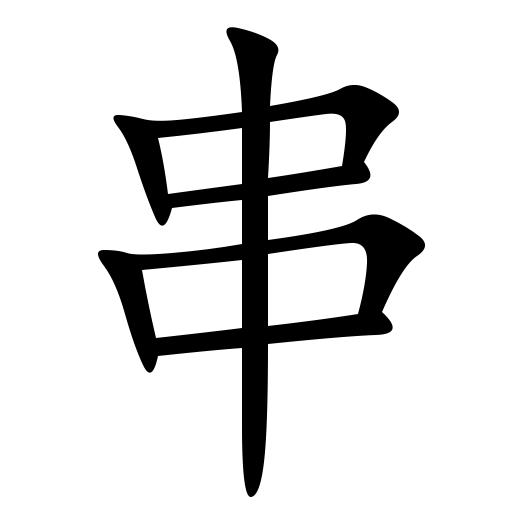
#> input picture 0034串.jpg, 512 x 512 px
$ python test.py   (older library calls are emulated)
#> lines starting #> are read from the running program, lines starting #| are printed output that depends on the picture; after the words box and inside, x2 and y2 are one past the last pixel; in counts of white or black regions, pixels touching at a corner belong together
### utils/Functions.py
import cv2
import math
import numpy as np
from math import sin, cos, sqrt
from skimage.measure import compare_ssim as ssim
from skimage.morphology import skeletonize
from PyQt5.QtCore import *
from PyQt5.QtGui import *
from PyQt5.QtWidgets import *


# [241 lines left out: functions removeShortBranchesOfSkeleton, getPointsOnSkeletonSegmentation, erasePointsOfSkeleton, resizeImages, addMinBoundingBox, getSingleMaxBoundingBoxOfImage, not called in this run]


def getAllMiniBoundingBoxesOfImage(image):
    """
    Get all minimizing bounding boxes in the grayscale image of character. In order to select independented no-connected
    region of character.
    :param image: grayscale image of character.
    :return: list of bounding boxes of character.
    """
    boxes = []
    if image is None:
        return boxes

    HEIGHT = image.shape[0]
    WIDTH = image.shape[1]

    # moments
    im2, contours, hierarchy = cv2.findContours(image, 1, 2)
    for i in range(len(contours)):
        x, y, w, h = cv2.boundingRect(contours[i])

        if w > 0.95 * WIDTH and h > 0.95 * HEIGHT:
            continue
        boxes.append((x, y, w, h))

    return boxes


# [546 lines left out: functions getRotatedMinimumBoundingBox, coverTwoImages, shiftImageWithMaxCoverageArea, shiftImageWithMaxCR, getCenterOfGravity, calculateCoverageRate and 16 more, not called in this run]


def getContourOfImage(image, minVal=100, maxVal=200):
    """
    Get the contour of grayscale image of character by using the Canny Edge Detection algorithm.
    :param image: grayscale image of character.
    :param minVal: minimizing value of Hysteresis thresholding.
    :param maxVal: maximizing value of Hysteresis thresholding.
    :return: grayscale image of edge.
    """
    if image is None:
        return None
    # invert the color (background is black)
    image = 255 - image

    # use the Canny algorithm
    edge = cv2.Canny(image, minVal, maxVal)

    # invert the color of the edge image (black contour)
    edge = 255 - edge

    # use skeleton alogrpthm to get 1-pixel width
    edge = getSkeletonOfImage(edge)

    return edge


def getSkeletonOfImage(image):
    """
    Get skeleton of grayscale image.
    :param image:
    :return:
    """
    if image is None:
        return
    img_bit = image != 255
    skeleton = skeletonize(img_bit)
    skeleton = (1 - skeleton) * 255
    skeleton = np.array(skeleton, dtype=np.uint8)
    return skeleton


def removeBreakPointsOfContour(contour):
    """
    Remove the break points of contour to keep the contour close.
    :param contour:
    :return:
    """
    if contour is None:
        return
    # find all break points
    break_points = []
    for y in range(1, contour.shape[0] - 1):
        for x in range(1, contour.shape[1] - 1):
            if contour[y][x] == 0.0:
                num_ = getNumberOfValidPixels(contour, x, y)
                if num_ == 1:
                    # break points
                    break_points.append((x, y))
    print("break points num: %d" % len(break_points))
    if len(break_points) == 0:
        return contour

    bp_label = []
    for id in range(len(break_points)):
        bp_label.append(0.0)

    # remove the break points pair
    for id in range(len(break_points)):
        if bp_label[id] == 1.:
            continue
        if bp_label[id] == 0.0:
            bp_label[id] = 1.
        max_dist = 100000.
        start_point = break_points[id]
        next_point = None
        next_id = 0
        for idx in range(id + 1, len(break_points)):
            if bp_label[idx] == 1.:
                continue
            dist_ = math.sqrt(
                (start_point[0] - break_points[idx][0]) ** 2 + (start_point[1] - break_points[idx][1]) ** 2)
            if dist_ < max_dist:
                max_dist = dist_
                next_point = (break_points[idx][0], break_points[idx][1])
                next_id = idx
        if next_point is None:
            continue
        else:
            contour = cv2.line(contour, start_point, next_point, color=0, thickness=1)
            bp_label[next_id] = 1.

    return contour


# def getSkeletonOfImage(image, shape=cv2.MORPH_CROSS, kernel=(3, 3)):
#     """
#     Get the skeletion of grayscale image of character.
#     :param image: grayscale image of character.
#     :param shape: element shape that could be one of the following: MORPH_RECT, MORPH_ELLIPSE, MORPH_CROSS, and
#         CV_SHAPE_CUSTOM.
#     :param kernel: size of the structuring element.
#     :return: the skeleton grayscale image of character.
#     """
#     if image is None:
#         return None
#
#     # original image invert color
#     image = 255 - image
#
#     # skeleton
#     skel = np.zeros(image.shape, np.uint8)
#     size = np.size(image)
#
#     element = cv2.getStructuringElement(shape, kernel)
#     done = False
#
#     while (not done):
#         eroded = cv2.erode(image, element)
#         temp = cv2.dilate(eroded, element)
#         temp = cv2.subtract(image, temp)
#         skel = cv2.bitwise_or(skel, temp)
#         image = eroded.copy()
#
#         zeros = size - cv2.countNonZero(image)
#         if zeros == size:
#             done = True
#     # invert the color of skeleton image
#     skel = 255 - skel
#     return skel


def getNumberOfValidPixels(image, x, y):
    """
    Get the number of valid pixels of the 8-neighbours of (x, y)
    :param image: grayscale image of character
    :param x: x value of Point (x, y)
    :param y: y value of Point (x, y)
    :return: the number of valid pixels of the 8-neighbours of (x, y)
    """
    valid_num = 0

    # X2 point
    if image[y - 1][x] == 0.0:
        valid_num += 1

    # X3 point
    if image[y - 1][x + 1] == 0.0:
        valid_num += 1

    # X4 point
    if image[y][x + 1] == 0.0:
        valid_num += 1

    # X5 point
    if image[y + 1][x + 1] == 0.0:
        valid_num += 1

    # X6 point
    if image[y + 1][x] == 0.0:
        valid_num += 1

    # X7 point
    if image[y + 1][x - 1] == 0.0:
        valid_num += 1

    # X8 point
    if image[y][x - 1] == 0.0:
        valid_num += 1

    # X9 point
    if image[y - 1][x - 1] == 0.0:
        valid_num += 1

    return valid_num


def getEndPointsOfSkeletonLine(image):
    """
    Obtain the end points of skeleton line, suppose the image is the skeleton image(white background and black
    skeleton line).
    :param image: the skeleton grayscale image of character
    :return: the end points of skeleton line
    """
    end_points = []
    if image is None:
        return end_points

    # find the end points which number == 1
    for y in range(1, image.shape[0] - 1):
        for x in range(1, image.shape[1] - 1):
            if image[y][x] == 0.0:
                # black points number
                black_num = getNumberOfValidPixels(image, x, y)
                # end points
                if black_num == 1:
                    end_points.append((x, y))
    return end_points


# [22 lines left out: function getCrossAreaPointsOfSkeletionLine, not called in this run]


def getCrossPointsOfSkeletonLine(image, threshold=10):
    """
    Get the cross points of skeleton line.
    :param image: the skeleton grayscale image of character.
    :return: cross points of skeleton line of character.
    """
    cross_points = []
    cross_points_merged = []
    used_index = []
    if image is None:
        return cross_points
    # find cross points
    for y in range(1, image.shape[0] - 1):
        for x in range(1, image.shape[1] - 1):
            if image[y][x] == 0.0:
                # black points
                black_num = getNumberOfValidPixels(image, x, y)

                # cross points
                if black_num >= 3:
                    cross_points.append((x, y))
    # maintain only one point of several closed cross points
    for i in range(len(cross_points)):
        if i in used_index:
            continue
        curr_pt = cross_points[i]
        closed_pt = curr_pt
        for j in range(len(cross_points)):
            if i == j:
                continue
            dist = math.sqrt((curr_pt[0] - cross_points[j][0])**2 + (curr_pt[1]-cross_points[j][1])**2)
            if dist < threshold:
                closed_pt = cross_points[j]
                used_index.append(j)

        if curr_pt == closed_pt:
            cross_points_merged.append(curr_pt)
            used_index.append(i)
        else:
            cross_points_merged.append(closed_pt)


    # # remove the extra cross points and maintain the single cross point of several close points
    # for (x, y) in cross_points:
    #     black_num = 0
    #     # P2
    #     if image[y - 1][x] == 0.0 and (x, y - 1) in cross_points:
    #         black_num += 1
    #     # P4
    #     if image[y][x + 1] == 0.0 and (x + 1, y) in cross_points:
    #         black_num += 1
    #     # P6
    #     if image[y + 1][x] == 0.0 and (x, y + 1) in cross_points:
    #         black_num += 1
    #     # P8
    #     if image[y][x - 1] == 0.0 and (x - 1, y) in cross_points:
    #         black_num += 1
    #
    #     if black_num == 2 or black_num == 3 or black_num == 4:
    #         # print(black_num)
    #         cross_points_no_extra.append((x, y))
    #
    #     if (x, y) in cross_points and (x, y - 1) not in cross_points and (x + 1, y - 1) not in cross_points and (
    #     x + 1, y) not in \
    #             cross_points and (x + 1, y + 1) not in cross_points and (x, y + 1) not in cross_points and (
    #     x - 1, y + 1) not in \
    #             cross_points and (x - 1, y) not in cross_points and (x - 1, y - 1) not in cross_points:
    #         cross_points_no_extra.append((x, y))

    return cross_points_merged


# [392 lines left out: functions removeExtraBranchesOfSkeleton, removeBranchOfSkeletonLine, getPointsOfExtraBranchOfSkeletonLine, sortPointsOnContourOfImage, cubic_bezier_sum, draw_cubic_bezier and 3 more, not called in this run]


def reparameterize(bezier, points, parameters):
    return [newtonRaphsonRootFind(bezier, point, u) for point, u in zip(points, parameters)]


# [47 lines left out: functions newtonRaphsonRootFind, chordLengthParameterize, computeMaxError, not called in this run]


def normalize(v):
    return v / np.linalg.norm(v)


# evaluates cubic bezier at t, return point
def q(ctrlPoly, t):
    return (1.0 - t) ** 3 * ctrlPoly[0] + 3 * (1.0 - t) ** 2 * t * ctrlPoly[1] + 3 * (1.0 - t) * t ** 2 * ctrlPoly[
        2] + t ** 3 * ctrlPoly[3]


# evaluates cubic bezier first derivative at t, return point
def qprime(ctrlPoly, t):
    return 3 * (1.0 - t) ** 2 * (ctrlPoly[1] - ctrlPoly[0]) + 6 * (1.0 - t) * t * (
                ctrlPoly[2] - ctrlPoly[1]) + 3 * t ** 2 * (ctrlPoly[3] - ctrlPoly[2])


# evaluates cubic bezier second derivative at t, return point
def qprimeprime(ctrlPoly, t):
    return 6 * (1.0 - t) * (ctrlPoly[2] - 2 * ctrlPoly[1] + ctrlPoly[0]) + 6 * (t) * (
                ctrlPoly[3] - 2 * ctrlPoly[2] + ctrlPoly[1])


# [184 lines left out: functions getCenterOfRectangles, combineRectangles, rgb2qimage, addBackgroundImage, image_segment_with_net, createBackgound, not called in this run]


def min_distance_point2pointlist(point, points):
    min_dist = 1000000000
    if point is None or points is None:
        return min_dist
    for pt in points:
        dist = math.sqrt((point[0] - pt[0]) ** 2 + (point[1] - pt[1]) ** 2)
        if dist < min_dist:
            min_dist = dist
    return min_dist


# segment contour to sub-contours based on the corner points
# [25 lines left out: function segmentContourBasedOnCornerPoints, not called in this run]


def createBlankGrayscaleImage(image):
    """
    Create blank grayscale image based on the reference image shape.
    :param image:
    :return:
    """
    if image is None:
        return
    img = np.ones_like(image) * 255
    img = np.array(img, dtype=np.uint8)

    return img


# [356 lines left out: functions createBlankRGBImage, merge_corner_lines_to_point, getLinePoints, getBreakPointsFromContour, merge_corner_lines_to_point, getCropLines and 3 more, not called in this run]


def getCornersPoints(grayscale, contour_img, blockSize=3, ksize=3, k=0.04):
    """
    Get corners points
    :param grayscale:
    :param contour_img:
    :return:
    """
    corners_points = []

    if grayscale is None or contour_img is None:
        return corners_points

    # corner area points
    corner_img = np.float32(grayscale)
    dst = cv2.cornerHarris(corner_img, blockSize, ksize, k)
    dst = cv2.dilate(dst, None)

    corners_area_points = []
    for y in range(dst.shape[0]):
        for x in range(dst.shape[1]):
            if dst[y][x] > 0.1 * dst.max():
                corners_area_points.append((x, y))

    corners_img = createBlankGrayscaleImage(grayscale)
    for pt in corners_area_points:
        corners_img[pt[1]][pt[0]] = 0.0

    rectangles = getAllMiniBoundingBoxesOfImage(corners_img)

    corners_area_center_points = []
    for rect in rectangles:
        corners_area_center_points.append((rect[0] + int(rect[2] / 2.), rect[1] + int(rect[3] / 2.)))

    for pt in corners_area_center_points:
        if contour_img[pt[1]][pt[0]] == 0.0:
            corners_points.append(pt)
        else:
            min_dist = 100000
            min_x = min_y = 0
            for y in range(contour_img.shape[0]):
                for x in range(contour_img.shape[1]):
                    cpt = contour_img[y][x]
                    if cpt == 0.0:
                        dist = math.sqrt((x - pt[0]) ** 2 + (y - pt[1]) ** 2)
                        if dist < min_dist:
                            min_dist = dist
                            min_x = x
                            min_y = y
            # points on contour
            corners_points.append((min_x, min_y))
    return corners_points


def getContourImage(grayscale):
    """
    Get contour image from grayscale image.
    :param grayscale:
    :return:
    """
    if grayscale is None:
        return None
    contour_img = getContourOfImage(grayscale)
    contour_img = getSkeletonOfImage(contour_img)
    contour_img = removeBreakPointsOfContour(contour_img)
    contour_img = np.array(contour_img, dtype=np.uint8)
    return contour_img


def getValidCornersPoints(corners_all_points, cross_points, end_points, distance_threshold=20):
    """
    Get valid corners points based on the distance of cross points and end_points
    :param corners_all_points:
    :param cross_points:
    :param end_points:
    :param distance_threshold:
    :return:
    """
    corners_points = []
    if corners_all_points is None or cross_points is None or len(cross_points) == 0:
        return corners_points

    for pt in corners_all_points:
        dist_cross = min_distance_point2pointlist(pt, cross_points)
        dist_end = min_distance_point2pointlist(pt, end_points)
        if dist_cross < distance_threshold and dist_end > distance_threshold / 4.:
            # if dist_cross < distance_threshold:
            corners_points.append(pt)

    return corners_points


# [195 lines left out: functions getDistanceBetweenPointAndComponent, isIndependentCropLines, mergeBkAndComponent, isValidComponent, getDistancePointToRegion, separateImageWithJiuGongGrid and 2 more, not called in this run]

### test.py
# [117 lines of commented-out code are left out]
import cv2
import numpy as np

from utils.Functions import getCornersPoints, getContourImage, getSkeletonOfImage, removeExtraBranchesOfSkeleton, \
                            getEndPointsOfSkeletonLine, getCrossPointsOfSkeletonLine, getValidCornersPoints

path = "0034串.jpg"


img = cv2.imread(path, 0)
#> img is the input picture: shape (512, 512); min 0, max 255, mean 218
img_rgb = cv2.cvtColor(img, cv2.COLOR_GRAY2RGB)

contour_img = getContourImage(img)
#> in getContourOfImage, `image = 255 - image`:
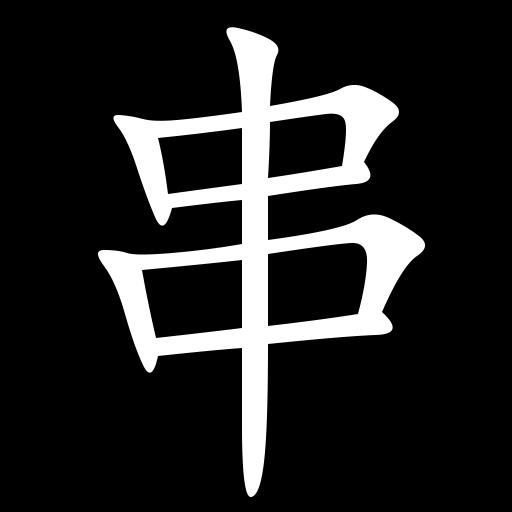
#> image: shape (512, 512); min 0, max 255, mean 37
#> in getContourOfImage, `edge = cv2.Canny(image, minVal, maxVal)`:
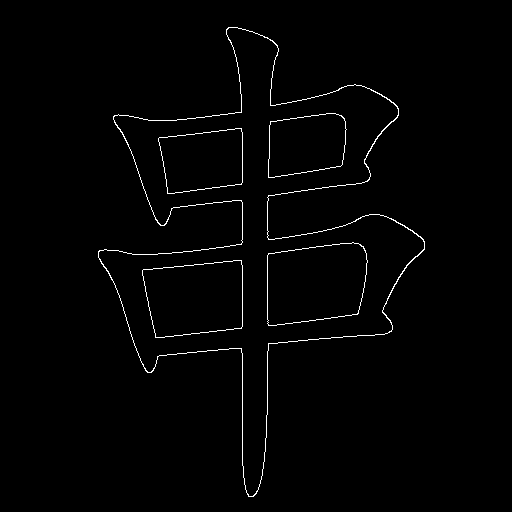
#> edge: shape (512, 512); 1.3% white in thin lines or dots, all inside (x1, y1, x2, y2) = (98, 27, 425, 497)
#> in getSkeletonOfImage, `skeleton = skeletonize(img_bit)`:
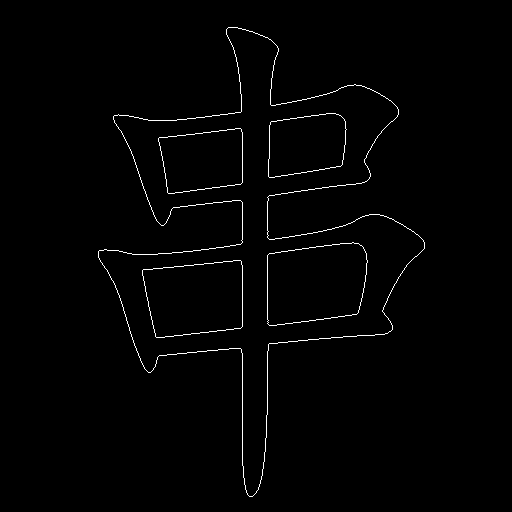
#> skeleton: shape (512, 512) bool; 1.2% white in thin lines or dots, all inside (x1, y1, x2, y2) = (98, 27, 425, 497)
#> after the loop in removeBreakPointsOfContour, `for y in range(1, contour.shape[0] - 1):`: break_points = []
#| break points num: 0

corner_img = np.float32(img)
dst = cv2.cornerHarris(corner_img, 3, 3, 0.04)
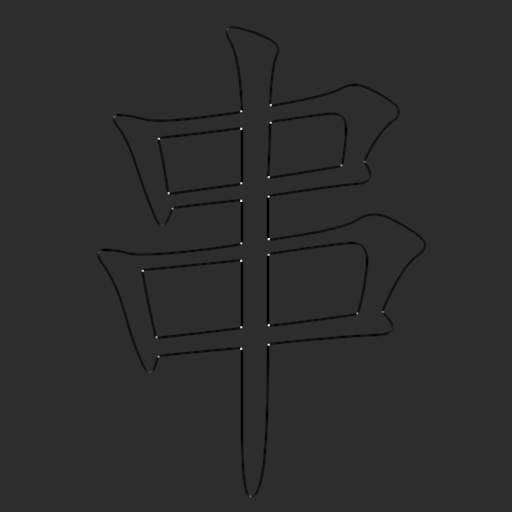
#> dst: shape (512, 512) float32; min -75170048, max 345313728, mean -1352952.9; drawn with min black and max white
dst = cv2.dilate(dst, None)

_, img = cv2.threshold(img, 200, 255, cv2.THRESH_BINARY)
#> img: shape (512, 512); 85.2% white; 1 black region, box (x1, y1, x2, y2) and area: (98, 27, 425, 497) 38813

skeleton_img = getSkeletonOfImage(img)
#> in getSkeletonOfImage (call 3), `skeleton = skeletonize(img_bit)`:
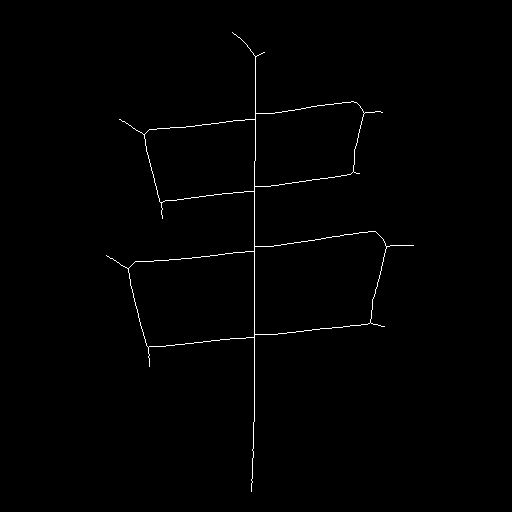
#> skeleton: shape (512, 512) bool; 0.68% white in thin lines or dots, all inside (x1, y1, x2, y2) = (106, 32, 414, 492)
# skeleton_img = removeExtraBranchesOfSkeleton(skeleton_img)
end_points = getEndPointsOfSkeletonLine(skeleton_img)  # end points
#> after the loop in getEndPointsOfSkeletonLine, `for y in range(1, image.shape[0] - 1):`: end_points = [(232, 32), (264, 52), (382, 112), (119, 119), (359, 173), (162, 218), (413, 245), (106, 255), (384, 326), (149, 366), (251, 491)]
cross_points = getCrossPointsOfSkeletonLine(skeleton_img)  # crois
#> after the loop in getCrossPointsOfSkeletonLine, `for y in range(1, image.shape[0] - 1):`: cross_points = 52 pairs, first value 127 to 387, second value 56 to 347
#> the loop in getCrossPointsOfSkeletonLine, `for i in range(len(cross_points)):` made 52 passes
#> after the loop in getCrossPointsOfSkeletonLine, `for i in range(len(cross_points)):`: cross_points_merged = [(255, 57), (255, 120), (364, 113), (144, 135), (353, 171), (254, 192), (161, 203), (254, 252), (386, 247), (128, 269), (370, 322), (254, 338), (148, 347)]; used_index = 43 values, max 51 at index 42, min 1 at index 0, mean 26.28
#> cross_points has the same summary as cross_points_merged in getCrossPointsOfSkeletonLine

corners_area_points = []
for y in range(dst.shape[0]):
    for x in range(dst.shape[1]):
        if dst[y][x] > 0.1 * dst.max():
            corners_area_points.append((x, y))


for pt in corners_area_points:
    img_rgb[pt[1]][pt[0]] = (0, 0, 255)

corner_points = getCornersPoints(img, contour_img, 3, 3, 0.04)
#> in getCornersPoints, `corners_img = createBlankGrayscaleImage(grayscale)`: corners_img: shape (512, 512); every value is 255
#> after the loop in getCornersPoints, `for pt in corners_area_points:`:
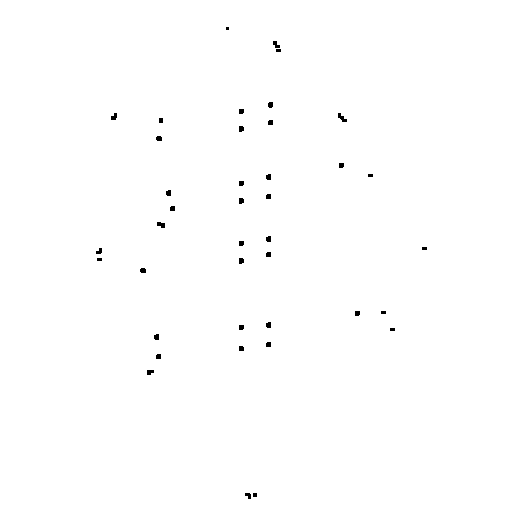
#> corners_img: shape (512, 512); 99.6% white; 40 black regions (8 under 20 px)
#> in getAllMiniBoundingBoxesOfImage, `im2, contours, hierarchy = cv2.findContours(image, 1, 2)`: contours = 41 contours, 1 with area under 20; largest, box (x1, y1, x2, y2) and area: (0, 0, 512, 512) 261121, (337, 112, 348, 123) 56, (156, 221, 166, 229) 48, (272, 40, 281, 49) 43, (110, 112, 118, 121) 42
#> the loop in getAllMiniBoundingBoxesOfImage, `for i in range(len(contours)):` made 41 passes
#> (x, y, w, h) on passes 1 to 12: (252, 492, 6, 6), (244, 492, 8, 8), (146, 369, 9, 7), (155, 353, 7, 7), (238, 345, 7, 7), (265, 341, 7, 7), (153, 333, 7, 8), (389, 327, 7, 5), (238, 324, 7, 7), (265, 321, 7, 8), (380, 310, 7, 5), (354, 310, 7, 7)
#> the loop in getCornersPoints, `for rect in rectangles:` made 40 passes
#> the loop in getCornersPoints, `for pt in corners_area_center_points:` made 40 passes
#> pt on passes 1 to 12: (255, 495), (248, 496), (150, 372), (158, 356), (241, 348), (268, 344), (156, 337), (392, 329), (241, 327), (268, 325), (383, 312), (357, 313)
corner_points = getValidCornersPoints(corner_points, cross_points, end_points, distance_threshold=45)
#> the loop in getValidCornersPoints, `for pt in corners_all_points:` made 40 passes
#> pt on passes 1 to 12: (254, 494), (248, 495), (150, 372), (158, 356), (240, 348), (268, 344), (156, 337), (392, 329), (241, 327), (268, 324), (383, 312), (357, 313)
print("corner point num: %d" % len(corner_points))
#| corner point num: 30

for pt in corner_points:
    img_rgb[pt[1]][pt[0]] = (0, 255, 0)
#> this loop made 30 passes
#> pt on passes 1 to 12: (158, 356), (240, 348), (268, 344), (156, 337), (241, 327), (268, 324), (383, 312), (357, 313), (143, 269), (241, 261), (268, 254), (424, 248)
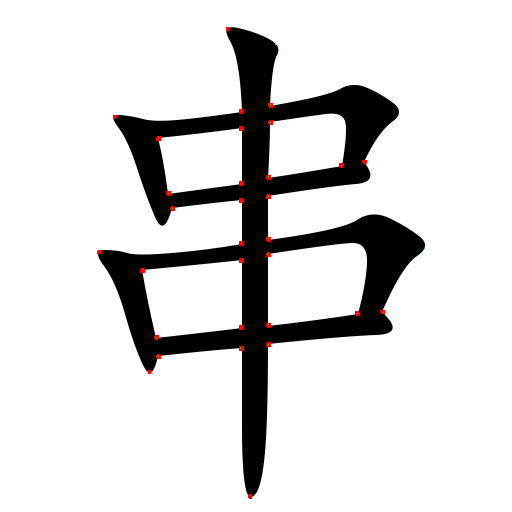
#> img_rgb: shape (512, 512, 3); mean B, G, R 217.7, 217.8, 218.4

cv2.imshow("rgb", img_rgb)
cv2.imshow("skeleton", skeleton_img)

cv2.waitKey(0)
cv2.destroyAllWindows()
